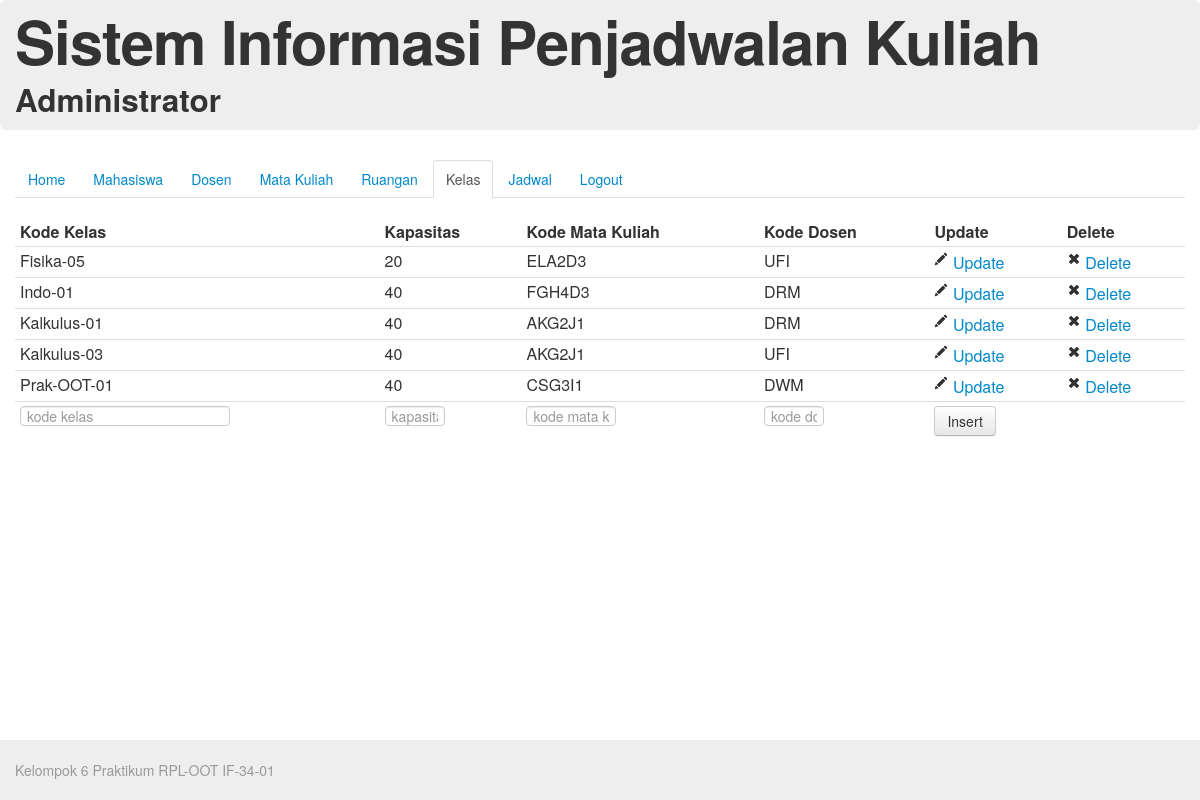
/source/index.php/adminController/viewKelas, run on the app's committed database.
### tables this page shows
CREATE TABLE IF NOT EXISTS `kelas` (
  `kode_kelas` varchar(20) NOT NULL,
  `kapasitas` int(3) NOT NULL,
  `kode_matakuliah` varchar(6) NOT NULL,
  `kode_dosen` varchar(3) NOT NULL,
  PRIMARY KEY (`kode_kelas`),
  KEY `kode_dosen` (`kode_dosen`),
  KEY `kode_matakuliah` (`kode_matakuliah`)
);

### source/application/controllers/adminController.php (called while the page is built, shortened)
<?php if ( ! defined('BASEPATH')) exit('No direct script access allowed');
class AdminController extends CI_Controller {
	function viewKelas($message = -1, $messageData=""){
		$data['active'] = "kelas";
		$this->load->model('kelas');
		$data['kelas'] = $this->kelas->get_all();
		$data['messageData'] = $messageData;
		$this->load->view('header');
		$this->load->view('admin/menu',$data);
		$this->load->view('admin/tabelKelas',$data);
		$this->load->view('footer');
	}
}

### source/index.php (called while the page is built, shortened)
<?php
require_once BASEPATH.'core/CodeIgniter.php';

### source/application/models/kelas.php (called while the page is built, shortened)
<?php
class Kelas extends CI_Model{
	function get_all(){
		$query = $this->db->get('kelas');
		return $query->result();
	}
} ?>

### source/application/views/admin/tabelKelas.php (the view)
<div id="content">
	<table class="table table-hover table-condensed">
		<thead>
			<tr>
				<th>Kode Kelas</th>
				<th>Kapasitas</th>
				<th>Kode Mata Kuliah</th>
				<th>Kode Dosen</th>
				<th>Update</th>
				<th>Delete</th>
			</tr>
		</thead>
		<tbody>
			<?php foreach ($kelas as $kls){
				echo "<tr><td>". $kls->kode_kelas;
				echo "</td><td>". $kls->kapasitas;
				echo "</td><td>". $kls->kode_matakuliah;
				echo "</td><td>". $kls->kode_dosen;
				echo "</td><td>";
				echo "<a href='". base_url() ."index.php/adminController/formUpdateKelas/". $kls->kode_kelas ."' title='Update'><i class='icon-pencil'></i> Update</a>";
				echo "</td><td>";
				echo "<a href='". base_url() ."index.php/adminController/deleteKelas/". $kls->kode_kelas ."' title='Delete'><i class='icon-remove'></i> Delete</a>";
				echo "</td></tr>";
			}
			?>
		</tbody>
		<tfoot>
			<form action="<?php echo base_url(); ?>index.php/adminController/insertKelas" method="POST">
				<tr>
					<td><input class="input-large" type="text" name="kode_kelas" placeholder="kode kelas" maxlength="20"></td>
					<td><input class="input-mini" type="text" name="kapasitas" placeholder="kapasitas" maxlength="3"></td>
					<td><input class="input-small" type="text" name="kode_matakuliah" placeholder="kode mata kuliah" maxlength="6"></td>
					<td><input class="input-mini" type="text" name="kode_dosen" placeholder="kode dosen" maxlength="3"></td>
					<td><input class="btn" type="submit" value="Insert"></td>
					<td></td>
				</tr>
			</form>
		</tfoot>
	</table>
</div>

### data on the page
kelas: kode_kelas "Fisika-05", kapasitas "20", kode_matakuliah "ELA2D3", kode_dosen "UFI"
kelas: kode_kelas "Indo-01", kapasitas "40", kode_matakuliah "FGH4D3", kode_dosen "DRM"
kelas: kode_kelas "Kalkulus-01", kapasitas "40", kode_matakuliah "AKG2J1", kode_dosen "DRM"
kelas: kode_kelas "Kalkulus-03", kapasitas "40", kode_matakuliah "AKG2J1", kode_dosen "UFI"
kelas: kode_kelas "Prak-OOT-01", kapasitas "40", kode_matakuliah "CSG3I1", kode_dosen "DWM"
